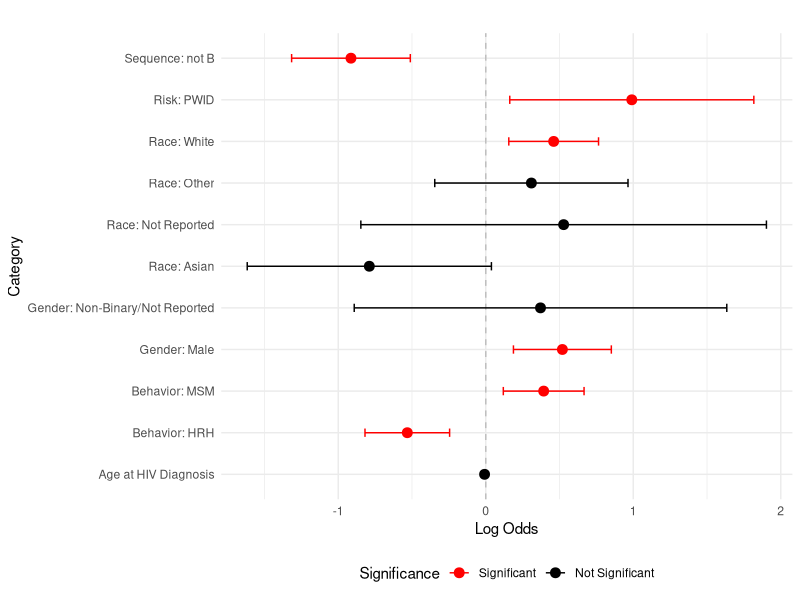

Here is the R script that generated this plot:
library(ggplot2)

# Sample data
df <- data.frame(
  category = c("Gender: Male", "Gender: Non-Binary/Not Reported", "Race: Asian", "Race: Other", "Race: White", "Race: Not Reported", "Sequence: not B", "Behavior: MSM", "Behavior: HRH", "Risk: PWID", "Age at HIV Diagnosis"),
  log_odds = c(0.5195, 0.3712, -0.7893, 0.3093, 0.4604, 0.5280, -0.91371, 0.39270, -0.53185, 0.99007, -0.007950),
  std_error = c(0.1693, 0.6443, 0.4223, 0.3342, 0.1552, 0.7014, 0.20528, 0.13964, 0.14633, 0.42209, 0.005376),
  p_value = c(0.00214, 0.56453, 0.06162, 0.35464, 0.00301, 0.45160, 8.54e-06, 0.00492, 0.000278, 0.019, 0.139)
)

# Calculate confidence intervals
df$lower_ci <- df$log_odds - 1.96 * df$std_error
df$upper_ci <- df$log_odds + 1.96 * df$std_error

# Determine if CI crosses 0 (non-significant) or not (significant)
df$significant <- ifelse(df$lower_ci * df$upper_ci <= 0, "No", "Yes")

ggplot(df, aes(x=log_odds, y=category)) + 
  geom_vline(aes(xintercept=0), linetype="dashed", color="grey") +
  
  # Point for log odds colored by significance
  geom_point(aes(color=significant), size=3) +  
  
  # Error bars colored by significance
  geom_errorbarh(aes(xmin=lower_ci, xmax=upper_ci, color=significant), height=0.2) +
  
  scale_color_manual(values=c("No"="black", "Yes"="red"), 
                     name="Significance",
                     breaks=c("Yes", "No"),
                     labels=c("Significant", "Not Significant")) +
  
  labs(title="", x="Log Odds", y="Category") +
  theme_minimal() +
  theme(legend.position="bottom")

